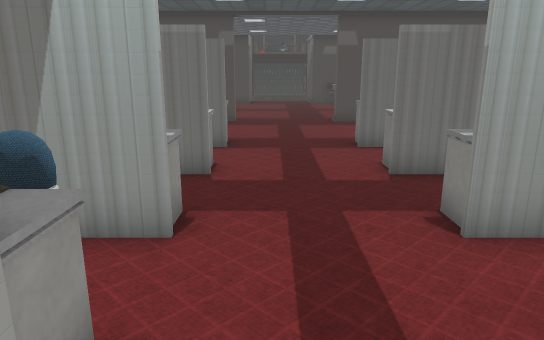
View 1 (above)

24 first-person views from a walk through a Unity game level. The camera is 1.3 m above the floor, tilts 14° down and sees 70° across. The floor is counted in squares, 0.62 m on a side. Each view is taken from the middle of a square. On the plan, view 1 faces up. The plan holds only what a view shows up to about 20 squares ahead; the rest is blank. The place goes on beyond the plan. The player is left out. Some surface patterns are stand-ins.

View 2
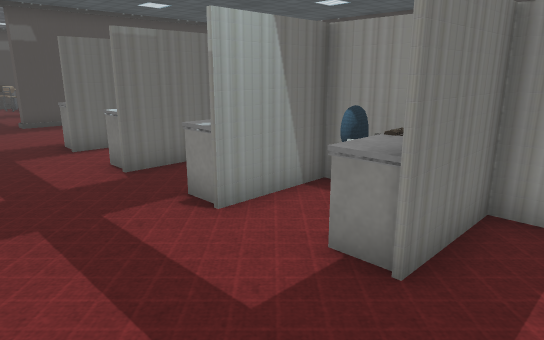

View 3
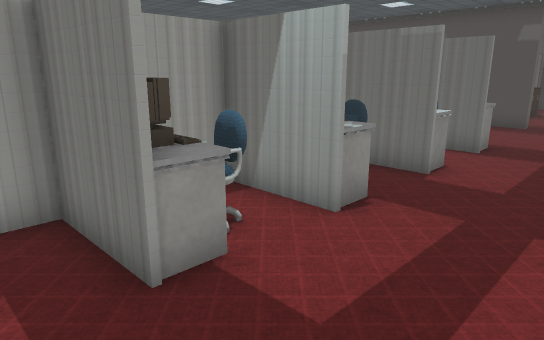

View 4
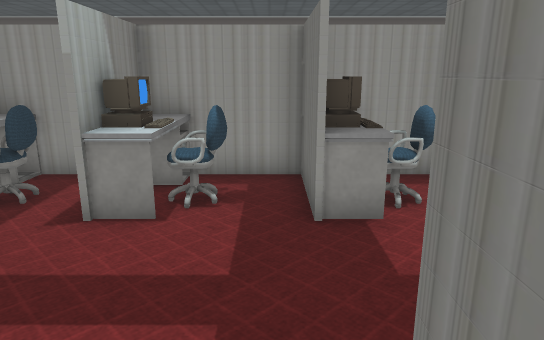

View 5
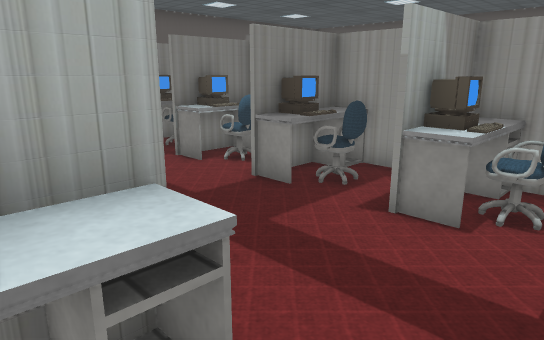

View 6
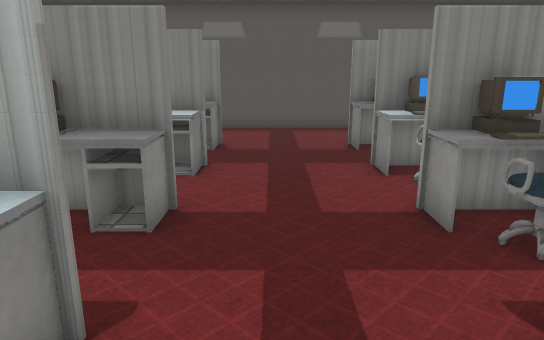

View 7
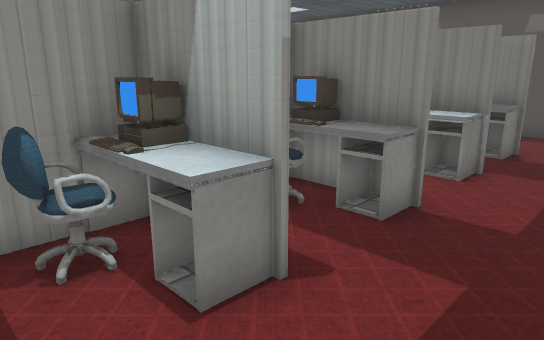

View 8
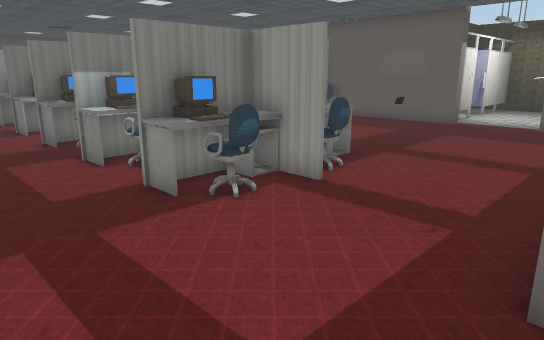

View 9
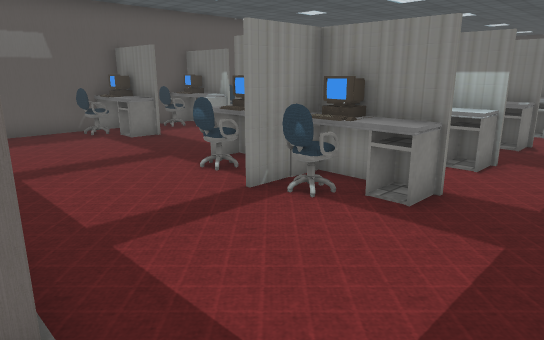

View 10
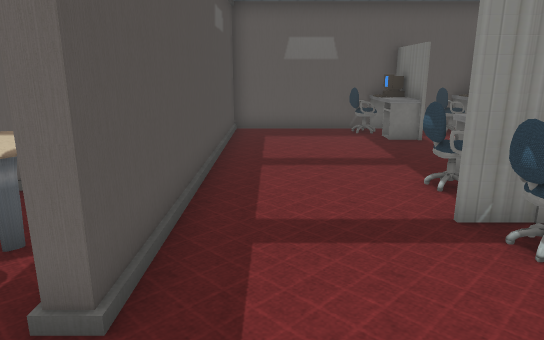

View 11
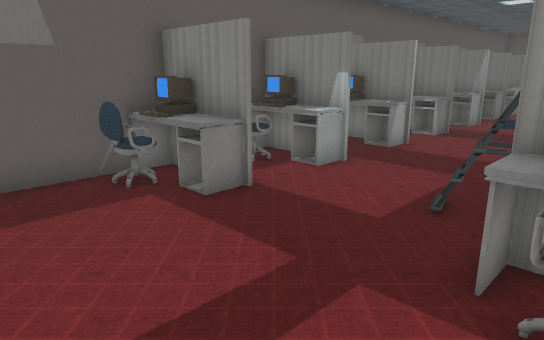

View 12
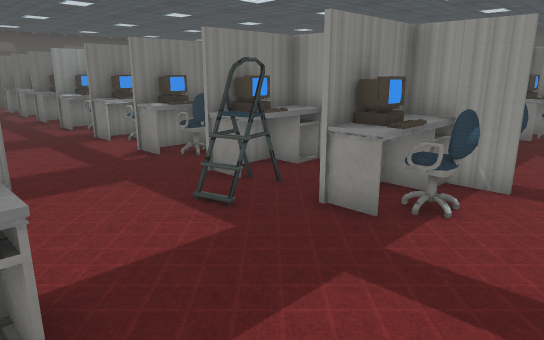

View 13
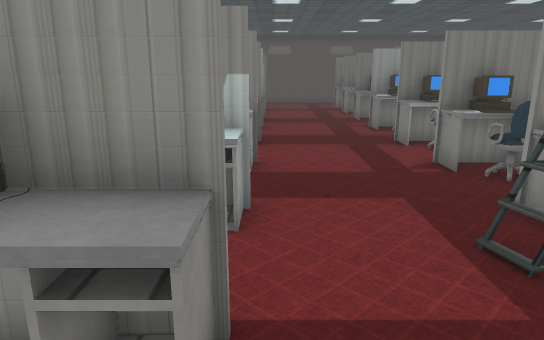

View 14
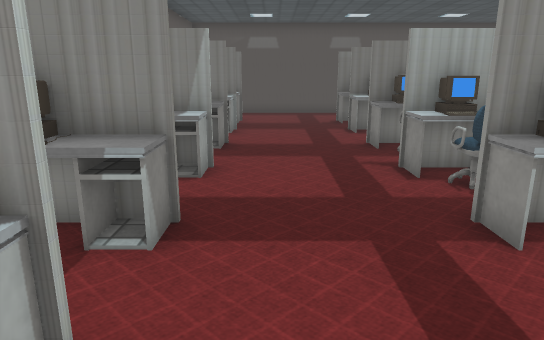

View 15
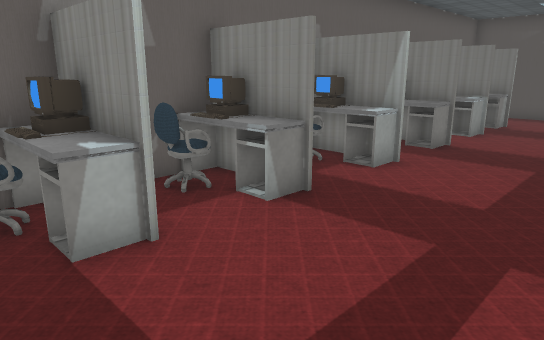

View 16
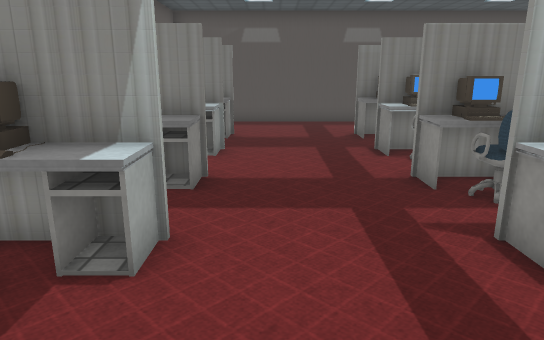

View 17
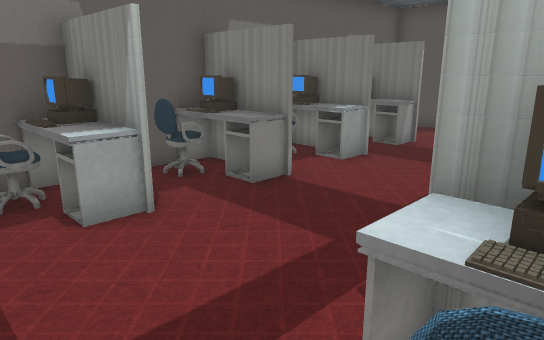

View 18
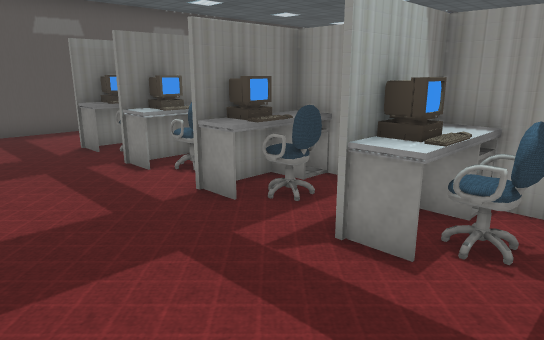

View 19
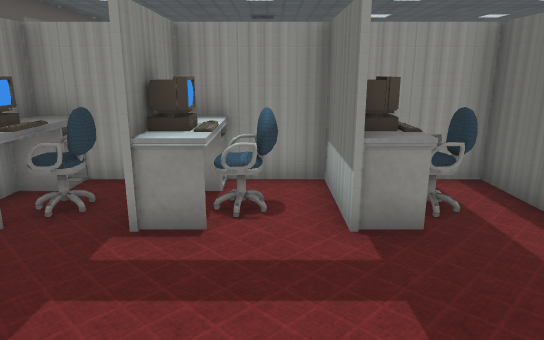

View 20
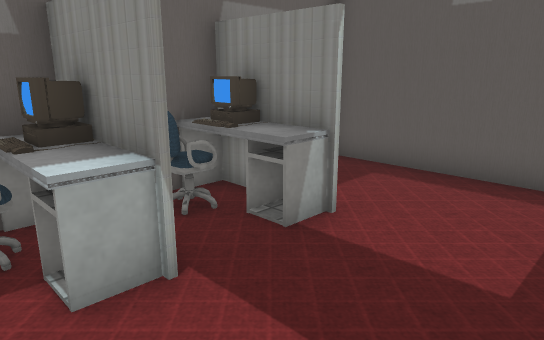

View 21
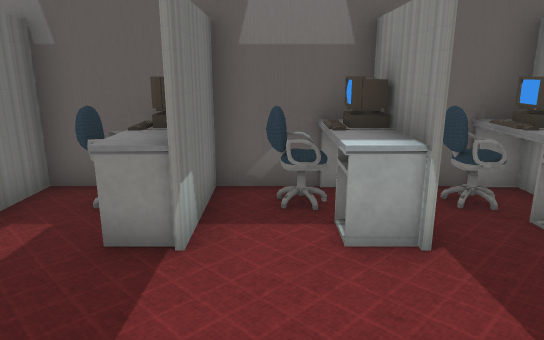

View 22
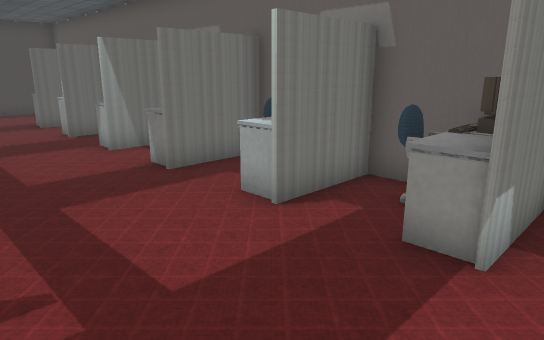

View 23
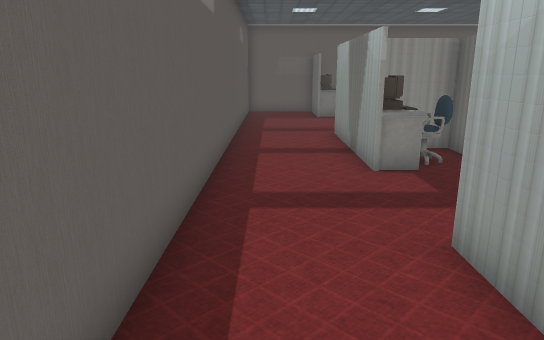

View 24
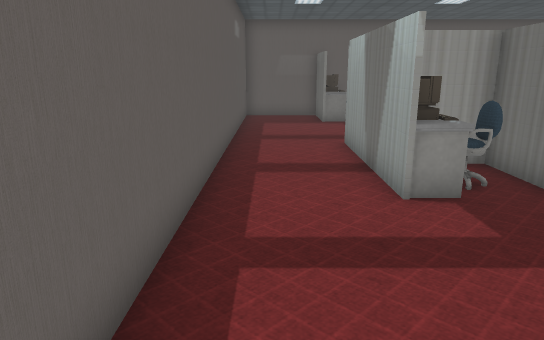

### Floor plan
Points are (right, up) in squares from view 1. A wall is a line through its corners. A room is listed if a view was taken in it or the views show most of it. See-through windows are left out.
Room 1 (views 1, 2, 3, 4, 5, 6, 7)
walls: (-1.4, 1.6) (-4.1, 1.6); (-2, 2.4) (-2, 1.7) (-1.4, 1.7); (2.5, 8.1) (3.8, 8.1); (5.3, 3) (5.3, 4.7); (-3.4, 4.7) (-4, 4.7) (-4, -2); (-2.4, 8) (-3.6, 8); (4.9, 8) (2.5, 8); (-2.9, 8.1) (-2.4, 8.1); (2.5, -1.6) (5.4, -1.6); (5.3, -1.8) (5.3, 1.6) (4.4, 1.6); (-4.1, -1.6) (-1.4, -1.6); (-1.4, 11.2) (-2.6, 11.2); (3.5, 11.2) (2.5, 11.2)
ways out: opening at (0.5, 11) to room 2; opening at (0.5, -2) to room 7; opening at (3, 9.5)
objects: desk (-3, -1) to (-1, -1); desk (-3, 2); desk (-3, 5); chair (-3, 6) to (-2, 7); desk (-3, 8) to (-1, 9); chair (-3, 10) to (-2, 10); chair (-2, 0); chair (-2, 3) to (-2, 4); other object (-2, 5); other object (-2, 8); desk (-1, 2); desk (-1, 5); desk (3, -1) to (4, -1); desk (3, 2) to (3, 3); desk (3, 5) to (3, 6); desk (3, 9); chair (4, 0) to (5, 0); other object (4, 2); chair (4, 3) to (4, 4)
Room 2 (views 8, 9, 10)
walls: (2.5, 11.3) (3.4, 11.3); (2.5, 11.2) (2.5, 12.2); (-4, 13.4) (-4, 11.3) (-1.2, 11.3); (-1.7, 18) (-1.7, 17.5) (-3.1, 17.5); (5.5, 17.5) (2.8, 17.5) (2.8, 18)
low walls: (2.5, 12.2) (3.5, 12.2); (3.4, 11.3) (3.4, 12.3)
ways out: opening at (0.5, 11) to room 1; opening at (4.3, 15) to room 3; opening at (-4, 15) to room 6; opening at (0.5, 17.5)
objects: desk (-3, 12) to (-1, 12); other object (-3, 16); chair (-2, 13)
Room 3 (views 11, 12, 13)
walls: (12.2, 11.3) (15.1, 11.3) (15.1, 17.5) (5.5, 17.5); (8.2, 9.8) (8.3, 9.3); (13.4, 11.2) (12.4, 11.2); (7.6, 9.9) (9.2, 10.3); (7.8, 9.2) (9, 9.5); (5.4, 12.6) (5.4, 11.3); (12.2, 8.1) (15.1, 8.1) (15.1, 10.1); (4.4, 11.3) (8.1, 11.3)
low walls: (8.8, 10.2) (9, 9.4); (8.6, 10.1) (8.8, 9.3); (9.1, 9.9) (9.3, 9.4)
ways out: opening at (4.3, 15) to room 2; opening at (10.5, 8) to room 4
objects: chair (5, 13); desk (6, 12) to (8, 12); chair (7, 13); desk (12, 9) to (13, 9); desk (12, 12) to (14, 12); chair (14, 9) to (14, 10); chair (14, 13)
Room 4 (views 14, 15, 16, 17, 18)
walls: (7.4, 2.6) (7.4, 1.8); (6.9, 2.4) (7.5, 2.4); (6.6, 1.7) (7.6, 1.7); (7.5, 4.8) (8.1, 4.8); (12.2, -1.6) (15.2, -1.6); (7.2, -1.8) (5.3, -1.8); (5.4, -0.4) (5.4, -5.1); (5.4, -1.6) (7.6, -1.6); (15.2, -1.8) (12.4, -1.8); (13.8, 8) (12.2, 8); (12.2, -4.8) (15.2, -4.8); (4.9, -4.8) (8.1, -4.8); (15.1, -5.1) (15.1, 6)
ways out: opening at (10.5, 8) to room 3; opening at (10, -5) to room 5
objects: desk (6, -4); desk (6, -2) to (8, -1); desk (6, 2) to (6, 3); desk (6, 5) to (6, 6); chair (7, -4) to (7, -3); chair (7, 0) to (8, 0); other object (7, 3) to (8, 4); other object (7, 5); chair (7, 6) to (8, 7); desk (8, -4); desk (8, 2); desk (12, -4) to (13, -4); desk (12, -1) to (14, -1); desk (12, 2) to (13, 3); desk (12, 5) to (13, 6); chair (14, -4) to (14, -3); chair (14, 0); other object (14, 2); chair (14, 3) to (14, 4); other object (14, 5); chair (14, 6) to (14, 7)
Room 5 (views 19, 20, 21, 22)
walls: (8.1, -4.9) (5.4, -4.9); (12.2, -7.8) (15.1, -7.8) (15.1, -5.1); (5.4, -5.1) (5.4, -7.8) (8.1, -7.8); (15.2, -4.9) (12.2, -4.9)
ways out: opening at (10, -5) to room 4; opening at (10, -8) to room 8
objects: desk (6, -7); chair (7, -7) to (7, -6); desk (8, -7); desk (12, -7) to (13, -7); chair (14, -7) to (14, -6)
Room 6 (views 23, 24)
walls: (-15, -9.1) (-15, -14.3) (8.4, -14.3); (-12.4, -10.8) (-15, -10.8); (-15, 11.8) (-15, 5.6); (-1.4, -10.8) (-6.5, -10.8); (4.2, -10.8) (2.5, -10.8)
ways out: opening at (-4, 15) to room 2; opening at (0.5, -11) to room 7; opening at (7.5, -12.5) to room 8; opening at (-15, 13.5)
objects: desk (-14, -10) to (-12, -10); other object (-14, 6) to (-13, 7); desk (-7, 11) to (-5, 12); chair (-5, 13)
Room 7 (no view inside)
walls: (2.5, -4.8) (4.9, -4.8); (-2.4, -7.9) (-4, -7.9) (-4, -9.9); (2.5, -7.8) (3.7, -7.8); (-4, -7.8) (-2.4, -7.8); (2.5, -10.6) (3.4, -10.6); (-3, -10.6) (-1.3, -10.6); (-4, -2) (-4, -4.8) (-2.4, -4.8)
ways out: opening at (0.5, -2) to room 1; opening at (0.5, -11) to room 6
objects: desk (-3, -10) to (-1, -10); chair (-3, -6) to (-2, -6); desk (-3, -5) to (-1, -4); chair (-3, -3) to (-2, -3); chair (-2, -9); other object (-2, -8); desk (-2, -8) to (-1, -7); other object (-2, -5); desk (3, -10) to (4, -10); desk (3, -7); desk (3, -4); chair (4, -4) to (4, -3)
Room 8 (no view inside)
walls: (12.2, -10.6) (15.1, -10.6) (15.1, -9.1); (8.4, -14.3) (14.9, -14.3); (5.4, -8.9) (5.4, -10.6) (7.6, -10.6)
ways out: opening at (10, -8) to room 5; opening at (7.5, -12.5) to room 6
objects: desk (6, -11) to (8, -10); chair (7, -9) to (8, -9); desk (12, -10) to (14, -10); chair (14, -9)

Where each view was taken, in squares from view 1:
view 1: 0 up, 0 right, facing up
view 2: 0 up, 1 left, facing up-right
view 3: 0 up, 2 right, facing up-left
view 4: 1 up, 4 right, facing left
view 5: 1 up, 4 right, facing down-left
view 6: 1 up, 1 right, facing down
view 7: 1 up, 0 right, facing down-right
view 8: 18 up, 2 right, facing down-left
view 9: 18 up, 0 right, facing down-right
view 10: 16 up, 0 right, facing right
view 11: 16 up, 7 right, facing down-right
view 12: 15 up, 13 right, facing down-left
view 13: 14 up, 12 right, facing down
view 14: 7 up, 11 right, facing down
view 15: 7 up, 8 right, facing down-right
view 16: 3 up, 11 right, facing down
view 17: 1 up, 7 right, facing down-right
view 18: 1 up, 12 right, facing down-left
view 19: 6 down, 13 right, facing left
view 20: 6 down, 9 right, facing down-right
view 21: 6 down, 8 right, facing right
view 22: 6 down, 8 right, facing up-right
view 23: 13 down, 7 right, facing left
view 24: 13 down, 5 right, facing left
